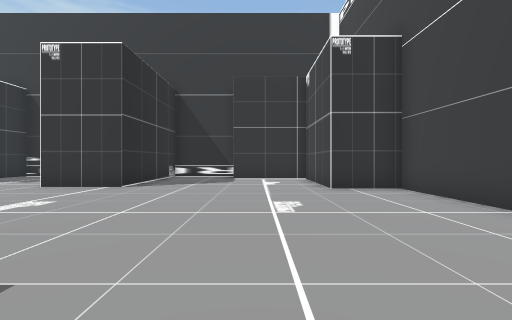
view 1 (above)

24 first-person views from a walk through a Unity game level. The camera is 1.5 m above the floor, looks level and sees 90° across. The floor is counted in squares, 2 m on a side. Each view is taken from the middle of a square. On the plan, view 1 faces up. The plan holds only what a view shows up to about 9 squares ahead; the rest is blank. The place goes on beyond the plan. The player is left out. Some animated figures are left out. Some surface patterns are stand-ins.

view 2
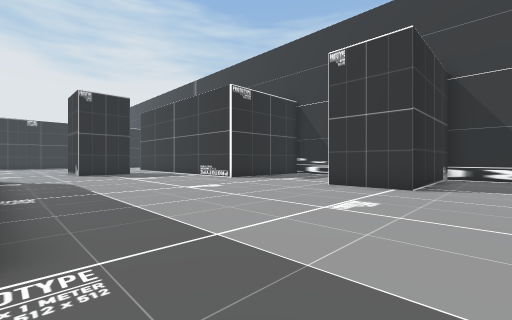

view 3
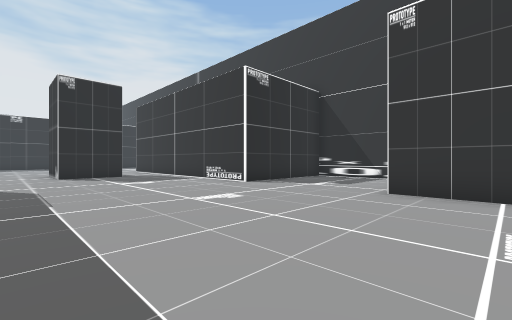

view 4
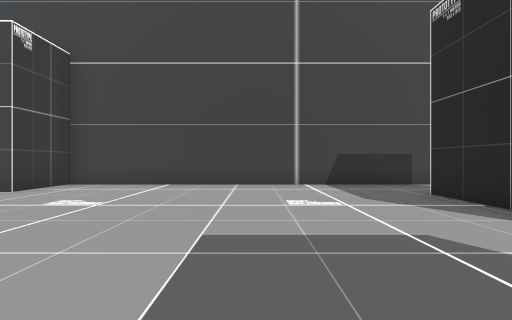

view 5
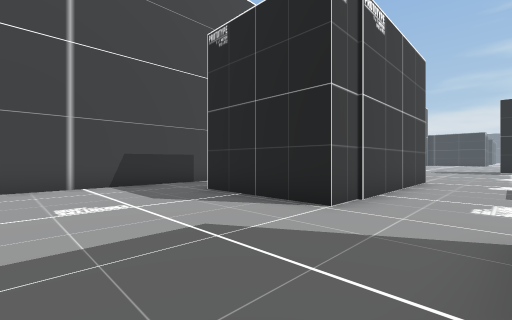

view 6
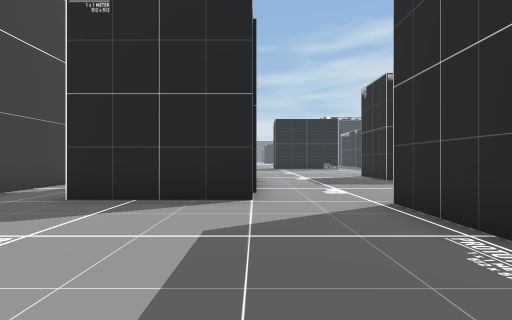

view 7
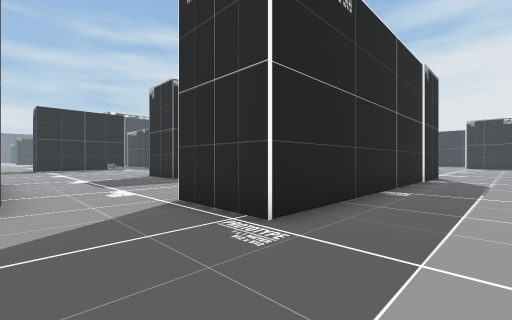

view 8
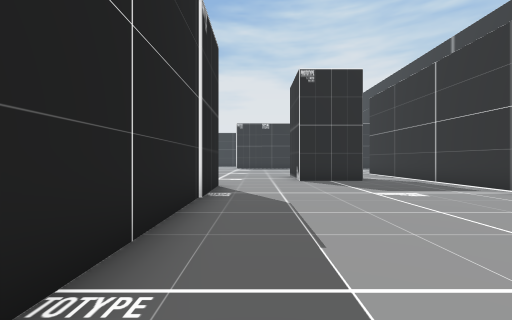

view 9
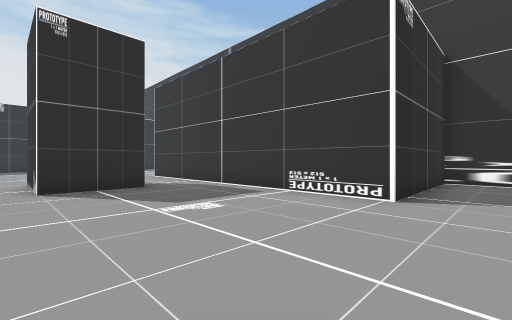

view 10
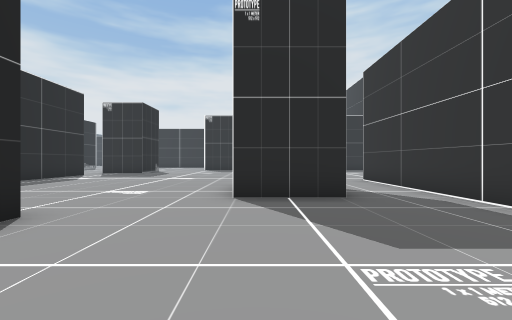

view 11
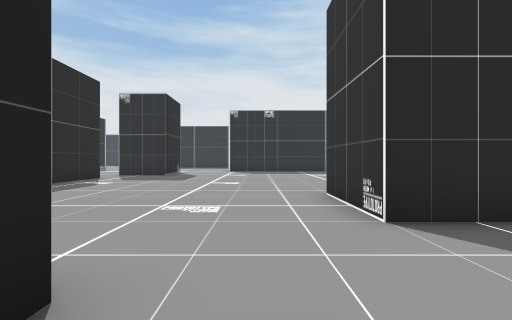

view 12
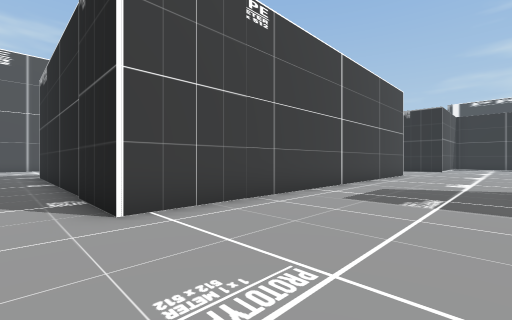

view 13
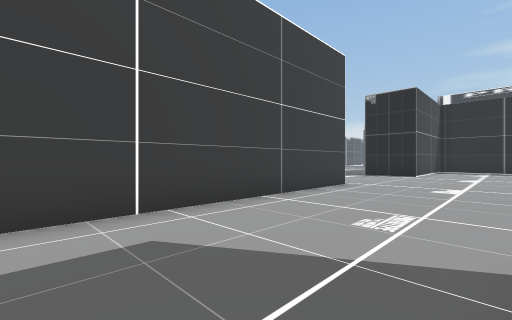

view 14
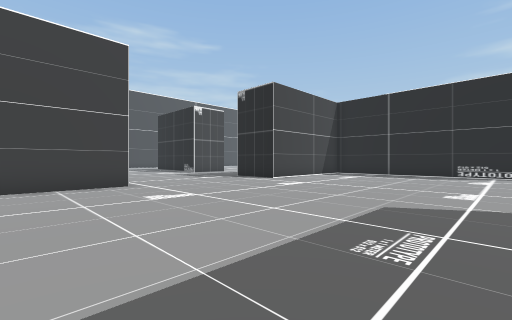

view 15
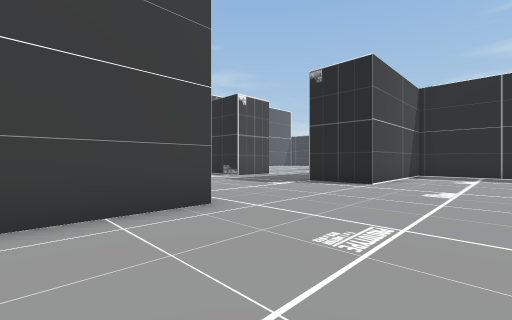

view 16
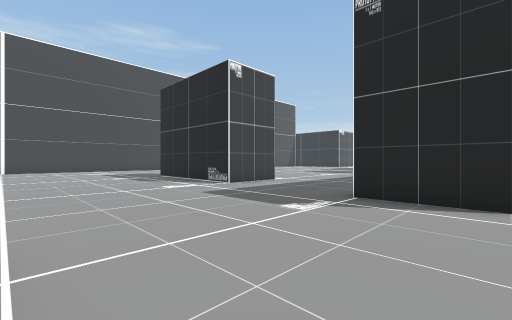

view 17
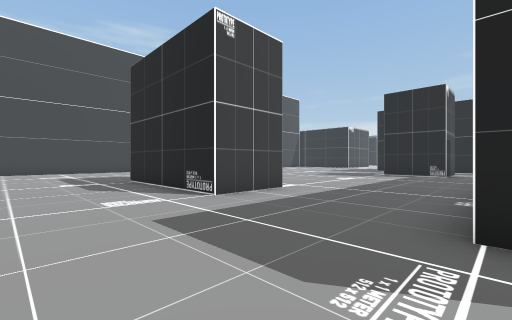

view 18
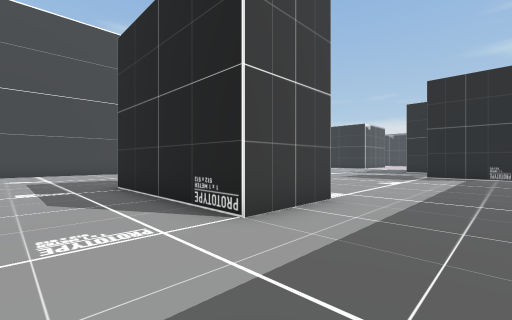

view 19
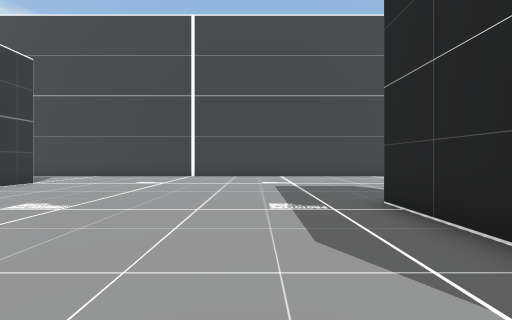

view 20
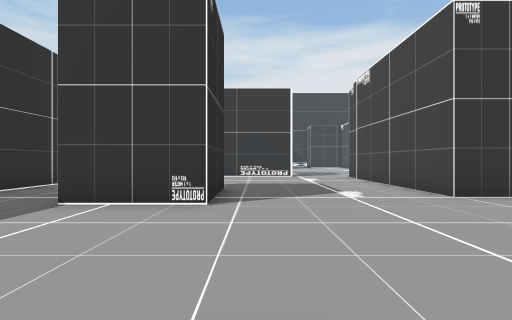

view 21
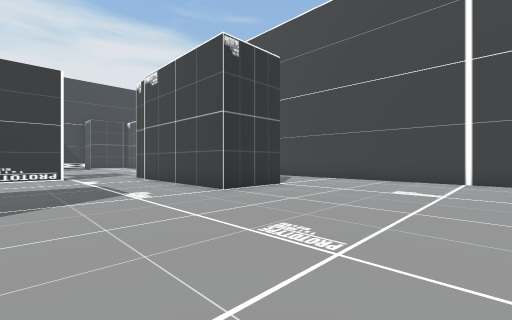

view 22
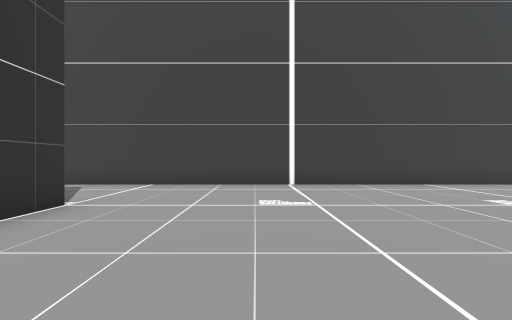

view 23
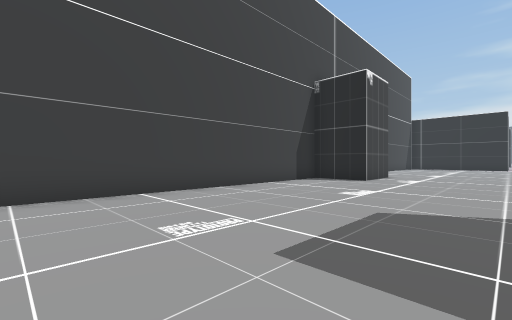

view 24
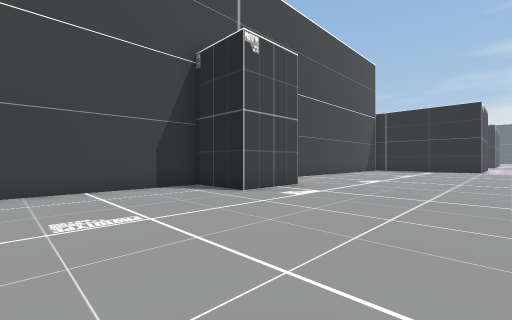

### Floor plan
Points are (right, up) in squares from view 1. A wall is a line through its corners. A room is listed if a view was taken in it or the views show most of it. See-through windows are left out.
Room 1 (views 1, 2, 3, 4, 5, 6, 7, 8, 9, 10, 11)
walls: (-2, -2.8) (1.6, -2.8); (-3.7, 9.5) (-3.7, 7) (-6, 7); (-10.5, 9.5) (-10.5, 7) (-20, 7); (-14.3, -0.1) (-4.4, -0.1) (-4.4, -2.5); (-16.1, 4.9) (-16.1, 2.5); (3.8, -6.5) (3.8, 6.7) (2, 6.7) (2, 8.9)
ways out: opening at (-16.4, 3.2) to room 2; opening at (-3.5, -2.5) to room 2
Room 2 (views 12, 13, 14, 15, 16, 17, 18, 19, 20, 21, 22, 23, 24)
walls: (-8.6, -20.5) (-8.6, -18.2) (-3.5, -18.2); (-14.3, -12.6) (-14.3, -0.1); (-15, -19.8) (-15, -18) (-12.8, -18); (-6.8, -7.5) (-6.8, -9.7) (-9.4, -9.7); (-12.1, -6.1) (-12.1, -8); (0.2, -8.8) (-2, -8.8) (-2, -2.8); (-4.9, -2.4) (-6, -2.4); (1.6, -26.5) (1.6, -24.2) (3.8, -24.2) (3.8, -6.5); (-22, -5.4) (-21, -5.4); (-16.1, 2.5) (-18.6, 2.5)
ways out: opening at (-16.4, 3.2) to room 1; opening at (-3.5, -2.5) to room 1

Where each view was taken, in squares from view 1:
view 1: 0 up, 0 right, facing up
view 2: 0 up, 2 left, facing up-left
view 3: 1 up, 4 left, facing up-left
view 4: 1 up, 4 left, facing right
view 5: 1 up, 4 left, facing down-right
view 6: 2 up, 2 left, facing down
view 7: 2 up, 2 left, facing down-left
view 8: 1 up, 7 left, facing left
view 9: 2 up, 9 left, facing up-left
view 10: 3 up, 11 left, facing left
view 11: 1 up, 13 left, facing left
view 12: 1 up, 18 left, facing down-right
view 13: 5 down, 18 left, facing down-right
view 14: 10 down, 22 left, facing down-right
view 15: 10 down, 18 left, facing down-right
view 16: 13 down, 15 left, facing down-right
view 17: 15 down, 13 left, facing down-right
view 18: 16 down, 11 left, facing down-right
view 19: 16 down, 8 left, facing right
view 20: 14 down, 6 left, facing up
view 21: 14 down, 6 left, facing up-right
view 22: 12 down, 4 left, facing right
view 23: 15 down, 2 left, facing down-right
view 24: 20 down, 3 left, facing down-right
